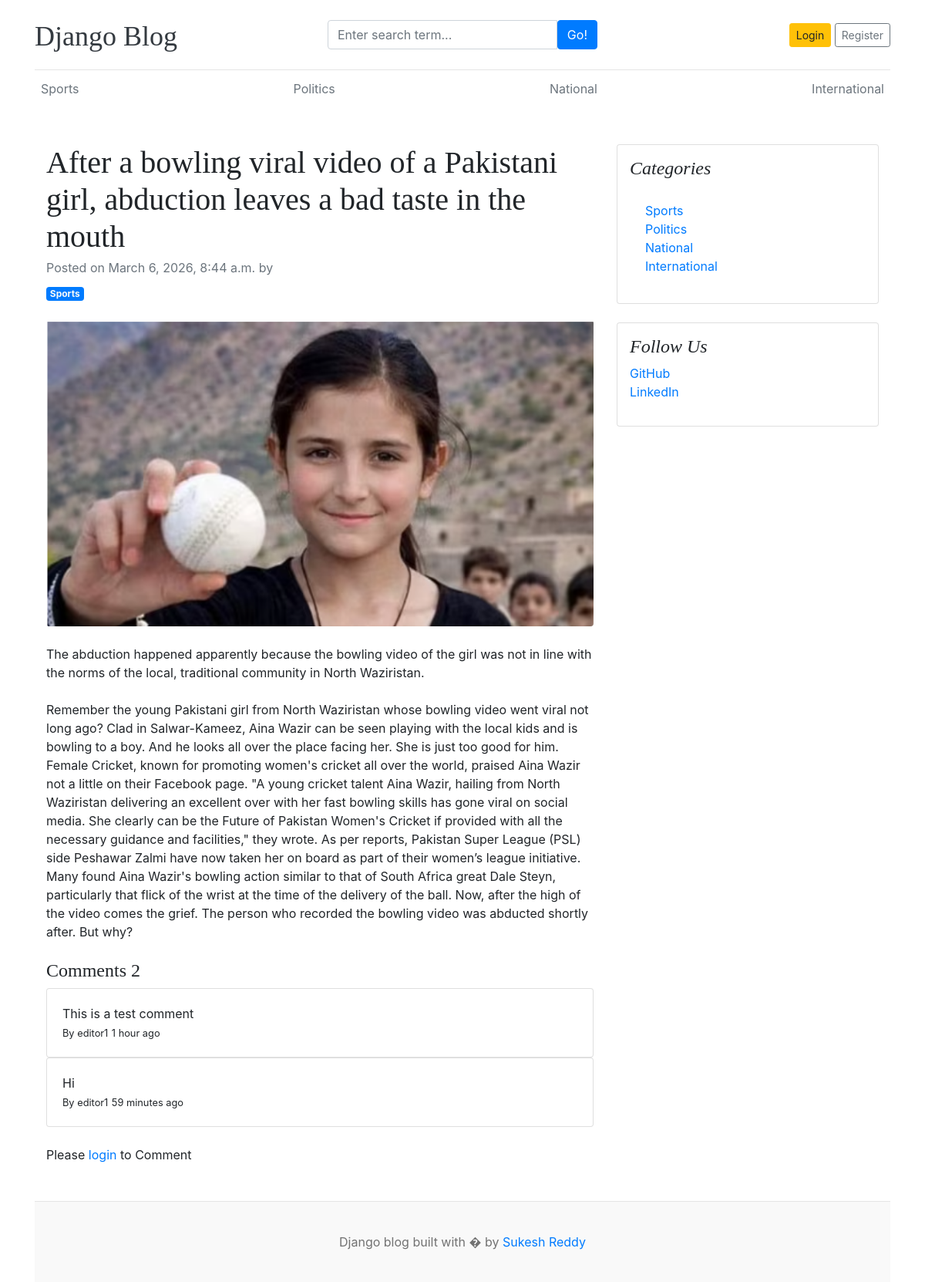
The page /blogs/after-a-bowling-viral-video-of-a-pakistani-girl-abduction-leaves-a-bad-taste-in-the-mouth/ on the database its author committed.
### blogs/models.py (models this page shows, shortened)
class Category(models.Model):
    category_name = models.CharField(max_length=50, unique=True)
    created_at = models.DateTimeField(auto_now_add=True)
    updated_at = models.DateTimeField(auto_now = True)
    class Meta:
        verbose_name_plural = 'Categories'
    def __str__(self):
        return self.category_name

class Blog(models.Model):
    title = models.CharField(max_length=200)
    slug = models.CharField(max_length=200, unique = True, blank = True)
    category = models.ForeignKey(Category, on_delete=models.CASCADE)
    author = models.ForeignKey(User, on_delete=models.CASCADE)
    featured_image = models.ImageField(upload_to='blog/uploads/%Y/%m/%d')
    short_description = models.TextField(max_length=500)
    blog_body = models.TextField(max_length = 2000)
    status = models.CharField(choices=STATUS_CHOICES, default = "Draft")
    is_featured = models.BooleanField(default = False)
    created_at = models.DateTimeField(auto_now_add=True)
    updated_at = models.DateTimeField(auto_now=True)

class Comment(models.Model):
    user = models.ForeignKey(User, on_delete=models.CASCADE)
    blog = models.ForeignKey(Blog, on_delete=models.CASCADE)
    comment = models.TextField(max_length=250)
    created_at = models.DateTimeField(auto_now_add=True)
    update_at = models.DateTimeField(auto_now=True)
    def __str__ (self):
        return self.comment

### blogs/views.py (the view, shortened to what this page needs)
# urls.py: path('blogs/<slug:slug>/', blog_view.blog, name='blog'),
def blog(request, slug):
    requested_blog = get_object_or_404(Blog, slug = slug)
    comment = Comment.objects.filter(blog=requested_blog)
    comment_count = comment.count()
    context = {
        'blog' : requested_blog,
        'comments': comment,
        'comment_count' : comment_count,
    }
    return render(request, 'blogs.html', context)

### blogs/context_processors.py (called while the page is built)
def get_categories(request):
    categories = Category.objects.all()
    return dict(categories = categories)

def social_links(request):
    Social = social.objects.all()
    return dict(Social=Social)

### templates/blogs.html
{% extends 'base.html' %}
{% block content %}
<div class="container mt-5">
    <div class="row">
        <div class="col-lg-8">
            <article>
                <header class="mb-4">
                    <h1 class="fw-bolder mb-1">{{ blog.title }}</h1>
                    <div class="text-muted fst-italic mb-2">Posted on {{blog.created_at}} by {{ blog.autor }}</div>
                    <a class="badge bg-primary text-decoration-none text-light" href="{% url 'posts_by_category' blog.category.id %}">{{blog.category}}</a>
                </header>
                <figure class="mb-4"><img class="img-fluid rounded" src="{{ blog.featured_image.url }}" alt="..." /></figure>
                <section class="mb-5">
                    <p class="fs-5 mb-4">{{ blog.short_description }}</p>
                    <p class="fs-5 mb-4">{{ blog.blog_body }}</p>
                    <h4>Comments {{comment_count}}</h4>
                    {% if comments %}
                    {% for i in comments %}
                    <div class="card">
                        <div class="card-body">
                            <p class="card-text mb-0">{{ i }}</p>
                            <span>
                                <small>By {{i.user}}</small>
                                <small>{{i.created_at | timesince }} ago</small>
                            </span>
                        </div>
                    </div>
                    {%endfor%}
                    {% else %}
                    <p>NO comments yet</p>
                    {% endif %}
                    <br>
                    {% if user.is_authenticated %}
                    <div class="form-group">
                        <form action="" method="post">
                            {% csrf_token %}
                            <div class="form-group">
                                <textarea name="comment" class="form-control" placeholder="Write your comment"></textarea>
                                <input type="submit" value="Submit" class="btn btn-primary mt-2">
                            </div>
                        </form>
                    </div>
                    {% else %}
                    <p>Please <a href="{% url 'login' %}">login</a> to Comment</p>
                    {% endif %}
                    </section>
            </article>
        </div>
        <div class="col-lg-4">
            <div class="card mb-4 p-3">
                <h4 class="font-italic">Categories</h4>
                <div class="card-body">
                    <div class="row">
                        <div class="col-sm-6">
                            <ul class="list-unstyled mb-0">
                                {% for i in categories %}
                                <li><a href="{% url 'posts_by_category' i.id %}">{{i.category_name}}</a></li>
                                {% endfor %}
                            </ul>
                        </div>
                    </div>
                </div>
            </div>
            <div class="card mb-4 p-3">
                <h4 class="font-italic">Follow Us</h4>
                <ol class="list-unstyled">
                    <li><a href="#">GitHub</a></li>
                    <li><a href="#">LinkedIn</a></li>
                </ol>
            </div>
        </div>
    </div>
</div>
{% endblock %}

### templates/base.html (shortened to what this page needs)
{% load static %}
<!DOCTYPE html>
<html lang="en">
<head>
    <link href="https://getbootstrap.com/docs/4.0/dist/css/bootstrap.min.css" rel="stylesheet">
    <link href="{% static 'css/blog.css' %}" rel="stylesheet">
    <link rel="stylesheet" href="https://cdnjs.cloudflare.com/ajax/libs/font-awesome/4.7.0/css/font-awesome.min.css">
  </head>
<body>
    <div class="container">
      <header class="blog-header py-3">
        <div class="row flex-nowrap justify-content-between align-items-center">
          <div class="col-4 pt-1">
            <a class="blog-header-logo text-dark" href="/">Django Blog</a>
          </div>
          <div class="col-4">
            <form action="{% url 'search' %}" method="get">
              <div class="input-group">
                  <input class="form-control" type="text" name="keyword" placeholder="Enter search term..." aria-label="Enter search term..." aria-describedby="button-search" />
                  <button type="submit" class="btn btn-primary" id="button-search" type="button">Go!</button>
              </div>
            </form>
          </div>
          <div class="col-4 d-flex justify-content-end align-items-center">
            {% if not user.is_authenticated %}
            <a class="btn btn-sm btn-warning" href="{% url 'login' %}">Login</a> &nbsp;
            <a class="btn btn-sm btn-outline-secondary" href="{% url 'register' %}">Register</a>
            {% else %}
            <span><a href="{% url 'dashboard' %}" >Dashboard</a></span>
            &emsp;
            <span><a class="btn btn-sm btn-warning" href="{% url 'logout' %}">Logout</a> </span>
            {%endif%}
          </div>
        </div>
      </header>
      <div class="nav-scroller py-1 mb-2">
        <nav class="nav d-flex justify-content-between">
            {% for i in categories %}
          <a href = "{% url 'posts_by_category' i.id %}" class="p-2 text-muted" href="#">{{i.category_name}}</a>
          {% endfor %}
        </nav>
      </div>
{% block content %}
{% endblock %}
<footer class="blog-footer">
  <p>Django blog built with � by <a href="#">Sukesh Reddy</a></p>
</footer>
</body>
</html>

### blog_main/static/css/blog.css (style rules this page uses)
.blog-header { border-bottom: 1px solid #e5e5e5; }
.blog-header-logo { font-family: "Playfair Display", Georgia, "Times New Roman", serif; font-size: 2.25rem; }
h1, h2, h3, h4, h5, h6 { font-family: "Playfair Display", Georgia, "Times New Roman", serif; }
.blog-footer { padding: 2.5rem 0; color: #727272; text-align: center; background-color: #f9f9f9; border-top: .05rem solid #e5e5e5; }
.blog-footer p:last-child { margin-bottom: 0; }

### rows shown on the page
Category: category_name "Sports"
Category: category_name "Politics"
Category: category_name "National"
Category: category_name "International"
Blog: title "After a bowling viral video of a Pakistani girl, abduction leaves a bad taste in the mouth", created_at "March 6, 2026, 8:44 a.m.", category "Sports", featured_image (picture), short_description "The abduction happened apparently because the bowling video of the girl was not in line with the norms of the local, traditional community in North Waziristan.", blog_body "Remember the young Pakistani girl from North Waziristan whose bowling video went viral not long ago? Clad in Salwar-Kameez, Aina Wazir can be seen playing with the local kids and is bowling to a boy. And he looks all over the place facing her. She is just too good for him. Female Cricket, known for promoting women's cricket all over the world, praised Aina Wazir not a little on their Facebook page. \"A young cricket talent Aina Wazir, hailing from North Waziristan delivering an excellent over with her fast bowling skills has gone viral on social media. She clearly can be the Future of Pakistan Women's Cricket if provided with all the necessary guidance and facilities,\" they wrote. As per…"
Comment: comment "This is a test comment", user "editor1", created_at "1 hour"
Comment: comment "Hi", user "editor1", created_at "59 minutes"

### other values the page prints
{{ comment_count }} "2"
